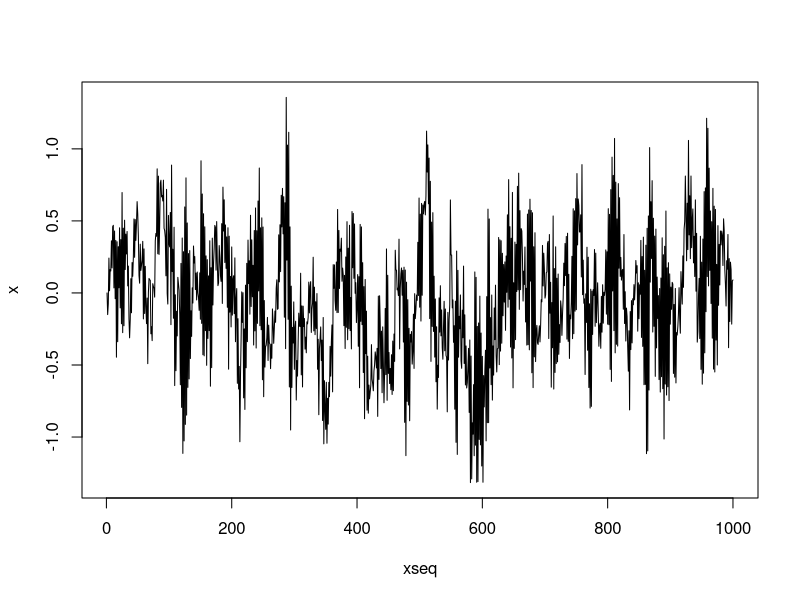

Reproduce this figure in R. (Note: this script raises an error after producing the figure.)
mean <- c(0,0,0)
cor <- matrix(c(1,0.9,0.1,0.9,1,0.1,0.1,0.1,1),nrow=3,ncol=3)
N <- 1000

x <- rep(0,1,N)
y <- rep(0,1,N)
z <- rep(0,1,N)

for(i in 2:N){
  x[i] <- rnorm(1,0.899*y[i-1] + 0.0101*z[i-1],0.1899)
  y[i] <- rnorm(1,0.899*x[i-1] + 0.0101*z[i-1],.1899)
  z[i] <- rnorm(1,0.0526*x[i-1] + 0.0526*y[i-1],0.9895)
}

xseq <- seq(1:N)
plot(xseq,x,type='l')


x <- rep(0,1,N)
y <- rep(0,1,N)
z <- rep(0,1,N)


for(i in 2:N){
  a <- rmvnorm(1, c(0.1,0.1)*z[i-1],matrix(c(0.99,0.89,0.89,0.99),nrow=2, ncol=2))
  x[i] <- a[1]
  y[i] <- a[2]
  z[i] <- rnorm(1,0.0526*x[i-1] + 0.0526*y[i-1],0.9895)  
}

xseq <- seq(1:N)
plot(xseq,x,type='l')
